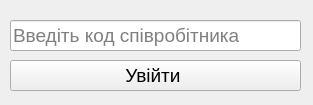
<?xml version="1.0" encoding="UTF-8"?>
<ui version="4.0">
 <class>staffLoginForm</class>
 <widget class="QWidget" name="staffLoginForm">
  <property name="geometry">
   <rect>
    <x>0</x>
    <y>0</y>
    <width>313</width>
    <height>105</height>
   </rect>
  </property>
  <property name="font">
   <font>
    <family>Segoe UI</family>
    <pointsize>14</pointsize>
   </font>
  </property>
  <property name="windowTitle">
   <string>Авторизация</string>
  </property>
  <widget class="QLineEdit" name="keyLineEdit">
   <property name="geometry">
    <rect>
     <x>10</x>
     <y>20</y>
     <width>291</width>
     <height>31</height>
    </rect>
   </property>
   <property name="placeholderText">
    <string>Введіть код співробітника</string>
   </property>
  </widget>
  <widget class="QPushButton" name="loginButton">
   <property name="geometry">
    <rect>
     <x>10</x>
     <y>60</y>
     <width>291</width>
     <height>31</height>
    </rect>
   </property>
   <property name="text">
    <string>Увійти </string>
   </property>
  </widget>
 </widget>
 <resources/>
 <connections/>
</ui>
